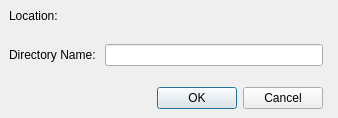
<?xml version="1.0" encoding="UTF-8"?>
<ui version="4.0">
 <class>CreateSubDirDialog</class>
 <widget class="QDialog" name="CreateSubDirDialog">
  <property name="geometry">
   <rect>
    <x>0</x>
    <y>0</y>
    <width>338</width>
    <height>118</height>
   </rect>
  </property>
  <property name="windowTitle">
   <string>Data Import</string>
  </property>
  <layout class="QGridLayout">
   <property name="margin">
    <number>9</number>
   </property>
   <property name="spacing">
    <number>6</number>
   </property>
   <item row="0" column="1" colspan="2">
    <widget class="QLabel" name="destDir">
     <property name="text">
      <string/>
     </property>
    </widget>
   </item>
   <item row="14" column="1">
    <widget class="QDialogButtonBox" name="buttonBox">
     <property name="whatsThis">
      <string/>
     </property>
     <property name="locale">
      <locale language="English" country="UnitedStates"/>
     </property>
     <property name="orientation">
      <enum>Qt::Horizontal</enum>
     </property>
     <property name="standardButtons">
      <set>QDialogButtonBox::Cancel|QDialogButtonBox::Ok</set>
     </property>
    </widget>
   </item>
   <item row="4" column="0" colspan="2">
    <spacer name="verticalSpacer">
     <property name="orientation">
      <enum>Qt::Vertical</enum>
     </property>
     <property name="sizeHint" stdset="0">
      <size>
       <width>20</width>
       <height>20</height>
      </size>
     </property>
    </spacer>
   </item>
   <item row="2" column="0">
    <spacer name="verticalSpacer_2">
     <property name="orientation">
      <enum>Qt::Vertical</enum>
     </property>
     <property name="sizeHint" stdset="0">
      <size>
       <width>20</width>
       <height>20</height>
      </size>
     </property>
    </spacer>
   </item>
   <item row="3" column="0">
    <widget class="QLabel" name="label_1">
     <property name="text">
      <string>Directory Name: </string>
     </property>
    </widget>
   </item>
   <item row="0" column="0">
    <widget class="QLabel" name="label_2">
     <property name="text">
      <string>Location:</string>
     </property>
    </widget>
   </item>
   <item row="3" column="1">
    <widget class="QLineEdit" name="dirName">
     <property name="toolTip">
      <string>eg: *.doc,*.pdf</string>
     </property>
    </widget>
   </item>
  </layout>
 </widget>
 <resources/>
 <connections>
  <connection>
   <sender>buttonBox</sender>
   <signal>rejected()</signal>
   <receiver>CreateSubDirDialog</receiver>
   <slot>reject()</slot>
   <hints>
    <hint type="sourcelabel">
     <x>295</x>
     <y>458</y>
    </hint>
    <hint type="destinationlabel">
     <x>286</x>
     <y>274</y>
    </hint>
   </hints>
  </connection>
 </connections>
</ui>
